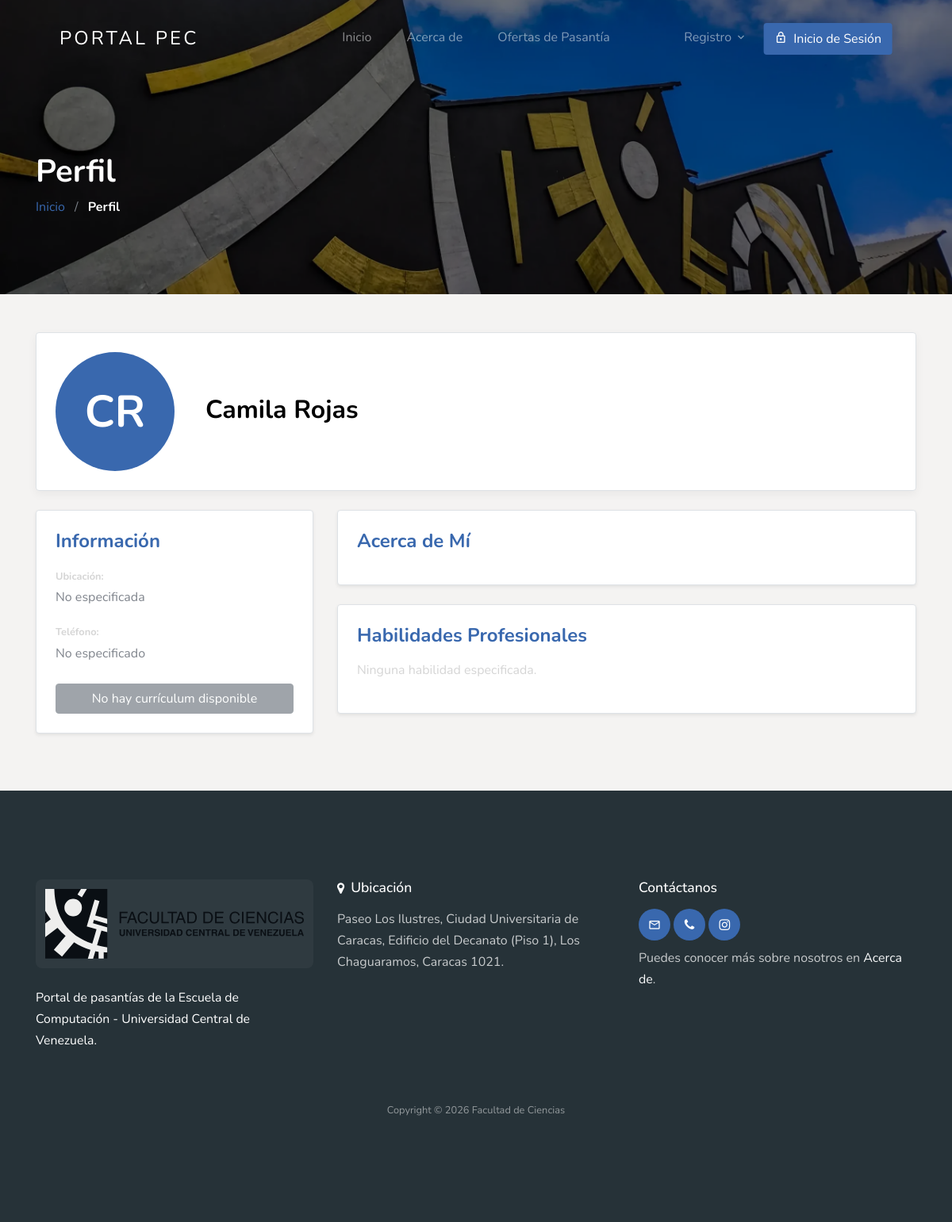
/candidate/profile/11/, run on the app's committed database.
### apps/account/models/profiles.py (models this page shows, shortened)
class EmployeeProfile(models.Model):
    user = models.OneToOneField(settings.AUTH_USER_MODEL, on_delete=models.CASCADE, related_name='employee_profile')
    cedula = models.CharField(max_length=8, blank=True, null=True, validators=[RegexValidator(r'^\d{8}$', 'La cédula debe tener 8 dígitos')])
    resume = models.FileField(upload_to='resumes/', blank=True, null=True)
    bio = models.TextField(blank=True)
    skills = TaggableManager(blank=True)

### apps/account/models/user.py (models this page shows, shortened)
class User(AbstractUser):
    username = None
    email = models.EmailField(
        unique=True,
        blank=False,
        error_messages={
            'unique': "A user with that email already exists.",
        },
    )
    role = models.CharField(choices=ROLE, max_length=10)
    gender = models.CharField(choices=GENDER_TYPE, max_length=1)
    tipo_empresa = models.CharField(choices=TIPO_EMPRESA, max_length=20, blank=True, null=True)
    USERNAME_FIELD = "email"
    REQUIRED_FIELDS = []
    objects = CustomUserManager()
    def get_full_name(self):
        return self.first_name + ' ' + self.last_name

### apps/account/views/profile.py (the view)
# urls.py: path('candidate/profile/<int:id>/', CandidateProfileView.as_view(), name='candidate-profile'),
class CandidateProfileView(DetailView):
    model = EmployeeProfile
    template_name = 'account/candidate-profile.html'
    context_object_name = 'profile'
    def get_object(self, queryset=None):
        return get_object_or_404(EmployeeProfile, user_id=self.kwargs.get('id'))

### template/account/candidate-profile.html (shortened to what this page needs)
{% extends 'base.html' %}
{% load static %}
{% block content %}
{% include "account/profile-hero.html" with hero_breadcrumb="Perfil" %}
<div class="container py-5">
    {% include 'account/profile-header.html' with profile_type='employee' %}
    <div class="row">
        <div class="col-lg-4 mb-4">
            <div class="bg-white border rounded p-4 shadow-sm">
                <h4 class="font-weight-bold mb-3 text-primary">Información</h4>
                <div class="mb-3">
                    <span class="text-muted small font-weight-bold">Ubicación:</span>
                    <p class="mb-2">{{ profile.location|default:"No especificada" }}</p>
                </div>
                <div class="mb-3">
                    <span class="text-muted small font-weight-bold">Teléfono:</span>
                    <p class="mb-2">{{ profile.phone_number|default:"No especificado" }}</p>
                </div>
                <div class="mt-4">
                    {% if profile.resume %}
                    <a href="{{ profile.resume.url }}" class="btn btn-primary btn-block">
                        <i class="fas fa-file-download mr-2"></i> Descargar Currículum
                    </a>
                    {% else %}
                    <button class="btn btn-secondary btn-block disabled" title="Resume not uploaded">
                        No hay currículum disponible
                    </button>
                    {% endif %}
                </div>
            </div>
        </div>
        <div class="col-lg-8">
            <div class="bg-white border rounded p-4 mb-4 shadow-sm">
                <h4 class="font-weight-bold mb-3 text-primary">Acerca de Mí</h4>
            </div>
            <div class="bg-white border rounded p-4 shadow-sm">
                <h4 class="font-weight-bold mb-3 text-primary">Habilidades Profesionales</h4>
                <div class="skills-container d-flex flex-wrap gap-2">
                    {% for skill in profile.skills.all %}
                    <span class="badge badge-info py-2 px-3">{{ skill.name }}</span>
                    {% empty %}
                    <p class="text-muted">Ninguna habilidad especificada.</p>
                    {% endfor %}
                </div>
            </div>
        </div>
    </div>
</div>
{% endblock %}

### template/account/profile-header.html (shortened to what this page needs)
{% load static %}
<div class="profile-header-card bg-white border rounded p-4 mb-4">
    <div class="row align-items-center">
        <div class="col-auto">
            {% if profile_type == 'employee' %}
            <div class="profile-avatar">
                <div
                    class="profile-avatar-placeholder bg-primary text-white rounded-circle d-flex align-items-center justify-content-center font-weight-bold">
                    {{ profile.user.first_name|first }}{{ profile.user.last_name|first }}
                </div>
            </div>
            {% endif %}
        </div>
        <div class="col pl-4">
            <h2 class="display-5 font-weight-bold mb-1">
                {% if profile_type == 'employee' %}
                {{ profile.user.get_full_name }}
                {% endif %}
            </h2>
        </div>
    </div>
</div>

### static/css/style.css (style rules this page uses)
body { font-weight: 400; font-size: 1rem; line-height: 1.7; position: relative; background-color: #F4F3F2; }
h1, h2, h3, h4 { color: #000; }
.text-muted { color: #d5d5d5 !important; }
.btn:after, .btn:before { display: none; }
.profile-avatar-placeholder { width: 130px; height: 130px; font-size: 3rem; }
.profile-header-card { box-shadow: 0 4px 12px rgba(0,0,0,0.05); }
.profile-avatar-placeholder { width: 150px !important; height: 150px !important; font-size: 3.5rem !important; background-color: #3968AE !important; }
.gap-2 { gap: 0.5rem; }

### data on the page
EmployeeProfile: user.first_name|first "C", user.last_name|first "R", user.get_full_name "Camila Rojas"

### other printed values
{{ hero_title|default:"Perfil" }} "Perfil"
{{ hero_breadcrumb|default:"Perfil" }} "Perfil"
{{ profile.location|default:"No especificada" }} "No especificada"
{{ profile.phone_number|default:"No especificado" }} "No especificado"
